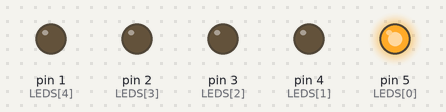
The sketch below on a simulated Arduino Uno, built with avr-gcc and run on an emulated ATmega328P. Parts: output pins drawn as LEDs (lit = HIGH).

Above: at 0.05 s.
At 0.45 s:
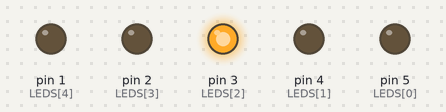
At 0.85 s:
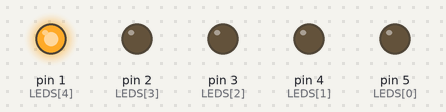
At 1.85 s:
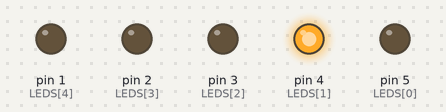
At 2.65 s:
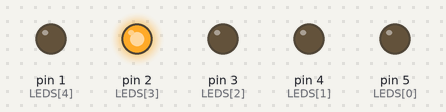
At 3.55 s:
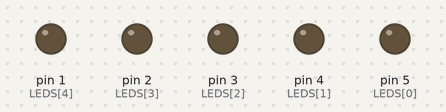
Timing chart, 0 to 3.9 s (numbered marks = the images above):
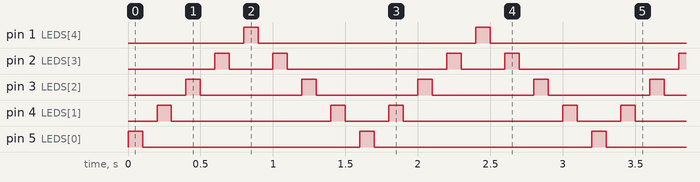

The sketch:

auto_fantastico1.ino
```cpp
int LEDS[]={5,4,3,2,1};


void setup()
{
  for(int i=0; i<5; i++)
  {
    pinMode(LEDS[i],OUTPUT);
  }
}
void loop()
{
  for(int i=0; i<5; i++)
  {
  digitalWrite(LEDS[i], HIGH);
  delay(100); // Wait for 1000 millisecond(s)
  digitalWrite(LEDS[i], LOW);
  delay(100);
  }

  for(int i=3; i>0; i--)
  {
  digitalWrite(LEDS[i], HIGH);
  delay(100); // Wait for 1000 millisecond(s)
  digitalWrite(LEDS[i], LOW);
  delay(100);
  }

}
```

Measured:
- by itself, pin 1 (LEDS[4]), pin 5 (LEDS[0]): alternates HIGH for 0.10 s and LOW for 1.5 s
- by itself, pin 2 (LEDS[3]): repeats every 1.6 s: LOW 0.30 s, HIGH 0.10 s, LOW 1.1 s, HIGH 0.10 s
- by itself, pin 3 (LEDS[2]): alternates HIGH for 0.10 s and LOW for 0.70 s
- by itself, pin 4 (LEDS[1]): repeats every 1.6 s: LOW 1.1 s, HIGH 0.10 s, LOW 0.30 s, HIGH 0.10 s
